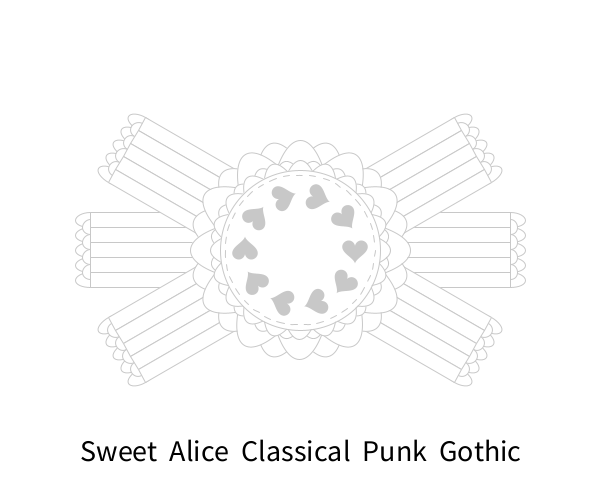
Frame 1 (no input)
Frame 60 (the mouse pressed at the canvas centre just before this capture): identical to frame 1, image omitted
Frame 120 (the mouse held since frame 60 and released just before this capture): identical to frame 1, image omitted

The Processing sketch that drew this single still picture (run headless with seeded random() and noise(); from frame 60 on, the mouse is pressed at the canvas centre):

// Processing sketch: processing_105527
// ── processing_105527.pde

Sweet sweet = new Sweet();
Alice alice = new Alice();
Classical classical = new Classical();
Punk punk = new Punk();
Gothic gothic = new Gothic();

Barrette barrette = new Barrette();

void setup() {
  size(600, 500);
  background(255);
  smooth();

  rectMode(CENTER);
  strokeJoin(ROUND);

  textSize(30);
  textAlign(CENTER, CENTER);
}

void draw() {
  background(255);

  pushMatrix();
  translate(width/2, height/2);


  barrette.display();

  if (mouseY > 440 && mouseY < 465) {
    if (mouseX > 35 && mouseX < 120) {
      sweet.display();
    }
    else if (mouseX > 140 && mouseX < 210) {
      alice.display();
    }  
    else if (mouseX > 230 && mouseX < 360) {
      classical.display();
    }
    else if (mouseX > 380 && mouseX < 450) {
      punk.display();
    }
    else if (mouseX > 470 && mouseX < 565) {
      gothic.display();
    }
    else {
      barrette.display();
    }
  }



  fill(0);
  text("Sweet  Alice  Classical  Punk  Gothic", 0, 200);
  popMatrix();
}

class Alice {
  Barrette barrette = new Barrette();

  Alice() {
  }

  void display() {
    barrette.linecolor = color(200);
    barrette.bgcolor = color(255, 219, 245);

    barrette.ribbonfrillcolor = color(234, 243, 255);
    barrette.ribboncolor_out = color(161, 216, 252);
    barrette.ribboncolor_in = color(255);

    barrette.bigfrillcolor = color(184, 213, 250);
    barrette.bigrotatedfrillcolor = color(255);
    barrette.smallfrillcolor = color(140, 229, 252);
    barrette.smallrotatedfrillcolor = color(255);

    barrette.circlecolor = color(255);
    barrette.stitchcolor = color(66, 172, 203);
    barrette.heartcolor = color(17, 112, 234);

    barrette.display();
  }
}

class Barrette {
  color linecolor = color(200);
  color bgcolor = color(255);

  color ribbonfrillcolor = color(255);
  color ribboncolor_out = color(255);
  color ribboncolor_in = color(255);

  color bigfrillcolor = color(255);
  color bigrotatedfrillcolor = color(255);
  color smallfrillcolor = color(255);
  color smallrotatedfrillcolor = color(255);

  color circlecolor = color(255);
  color stitchcolor = color(200);
  color heartcolor = color(200);

  Barrette() {
  }

  void display() {
    background(bgcolor);

    stroke(linecolor);
    fill(ribbonfrillcolor);
    ribbonfrill(0, 420, 15);
    ribbonfrill(-30, 400, 15);
    ribbonfrill(30, 400, 15);

    ribbon(0, 420, 15);
    ribbon(-30, 400, 15);
    ribbon(30, 400, 15);

    fill(bigrotatedfrillcolor);
    frill(6, 45, 220, 70);
    fill(bigfrillcolor);
    frill(6, 0, 220, 70);
    fill(smallrotatedfrillcolor);
    frill(10, 45, 180, 50);
    fill(smallfrillcolor);
    frill(10, 0, 180, 50);

    centercircle();
  }

  void centercircle() {
    fill(circlecolor);
    ellipse(0, 0, 160, 160);

    //stitch
    for (int i = 0; i < 70;i++) {
      if (i % 2 == 0) {
        stroke(stitchcolor);
      }
      else {
        noStroke();
      }
      arc(0, 0, 150, 150, radians(i*360/70), radians((i+1)*360/70));
    }

    //heart
    for (int i = 0; i < 10;i++) {
      pushMatrix();
      translate(55*cos(radians(360*i/10)), 55*sin(radians(360*i/10)));
      rotate(radians(360*i/10));
      fill(heartcolor);
      heart();
      popMatrix();
    }
  }

  void ribbonfrill(int theta, int w, int h) {
    for (int j = 0; j < 2;j++) {
      if (j == 1) {
        w *= -1;
      }
      for (int i = -2;i <= 2;i++) {
        pushMatrix();
        translate(0, 0);
        rotate(radians(theta));
        ellipse(w/2, i*h, h*2, h);
        popMatrix();
      }
      for (int i = -2;i < 2;i++) {
        pushMatrix();
        translate(0, 0);
        rotate(radians(theta));
        ellipse(w/2, i*h+h/2, h, h);
        popMatrix();
      }
    }
  }

  void ribbon(int theta, int w, int h) {
    for (int i = -2;i <= 2;i++) {
      if (i % 2 == 0) {
        fill(ribboncolor_out);
      }
      else {
        fill(ribboncolor_in);
      }

      pushMatrix();
      translate(0, 0);
      rotate(radians(theta));
      rect(0, i*h, w, h);
      popMatrix();
    }
  }

  void heart() {
    float r = 0.8;

    //stroke(linecolor);
    noStroke();
    beginShape();
    for (float i = 0; i< TWO_PI;i+=0.1) {
      curveVertex(calc_x(r, i), calc_y(r, i));
    }
    endShape(CLOSE);
  }

  float calc_x(float r, float t) {
    float x;

    x = r *(16 * sin(t) * sin(t) * sin(t));

    return x;
  }

  float calc_y(float r, float t) {
    float y;

    y = -1 * r * (13 * cos(t) - 5 * cos(2*t) - 2 * cos(3 * t) - cos(4 * t) );
    return y;
  }

  void frill(int val, int theta, int w, int h) {
    for (int i = 0; i < val;i++) {
      pushMatrix();
      translate(0, 0);
      rotate(radians(180*i/val + theta));
      ellipse(0, 0, w, h);
      popMatrix();
    }
  }
}

class Classical {
  Barrette barrette = new Barrette();

  Classical() {
  }

  void display() {
    barrette.linecolor = color(200);
    barrette.bgcolor = color(191, 211, 255);

    barrette.ribbonfrillcolor = color(255);
    barrette.ribboncolor_out = color(193, 43, 43);
    barrette.ribboncolor_in = color(188, 123, 80);

    barrette.bigfrillcolor = color(201, 73, 73);
    barrette.bigrotatedfrillcolor = color(175, 23, 23);
    barrette.smallfrillcolor = color(229, 184, 125);
    barrette.smallrotatedfrillcolor = color(162, 93, 49);

    barrette.circlecolor = color(180, 117, 58);
    barrette.stitchcolor = color(183, 30, 30);
    barrette.heartcolor = color(209, 23, 23);

    barrette.display();
  }
}

class Gothic {
  Barrette barrette = new Barrette();

  Gothic() {
  }

  void display() {
    barrette.linecolor = color(200);
    barrette.bgcolor = color(98, 6, 6);

    barrette.ribbonfrillcolor = color(255);
    barrette.ribboncolor_out = color(0);
    barrette.ribboncolor_in = color(255);

    barrette.bigfrillcolor = color(255);
    barrette.bigrotatedfrillcolor = color(255);
    barrette.smallfrillcolor = color(255);
    barrette.smallrotatedfrillcolor = color(0);

    barrette.circlecolor = color(0);
    barrette.stitchcolor = color(255);
    barrette.heartcolor = color(178, 29, 34);

    barrette.display();
  }
}

class Punk {
  Barrette barrette = new Barrette();

  Punk() {
  }

  void display() {
    barrette.linecolor = color(200);
    barrette.bgcolor = color(255, 205, 191);

    barrette.ribbonfrillcolor = color(255);
    barrette.ribboncolor_out = color(255, 0, 149);
    barrette.ribboncolor_in = color(85, 40, 137);

    barrette.bigfrillcolor = color(255, 0, 255);
    barrette.bigrotatedfrillcolor = color(255, 152, 212);
    barrette.smallfrillcolor = color(184, 149, 250);
    barrette.smallrotatedfrillcolor = color(255);

    barrette.circlecolor = color(255);
    barrette.stitchcolor = color(188, 111, 38);
    barrette.heartcolor = color(240, 215, 27);

    barrette.display();
  }
}

class Sweet {
  Barrette barrette = new Barrette();

  Sweet() {
  }

  void display() {
    barrette.linecolor = color(200);
    barrette.bgcolor = color(255, 250, 191);

    barrette.ribbonfrillcolor = color(255);
    barrette.ribboncolor_out = color(247, 209, 250);
    barrette.ribboncolor_in = color(255);

    barrette.bigfrillcolor = color(250, 178, 255);
    barrette.bigrotatedfrillcolor = color(255);
    barrette.smallfrillcolor = color(251, 203, 255);
    barrette.smallrotatedfrillcolor = color(255);

    barrette.circlecolor = color(255);
    barrette.stitchcolor = color(255, 0, 255);
    barrette.heartcolor = color(255, 200, 255);

    barrette.display();
  }
}
